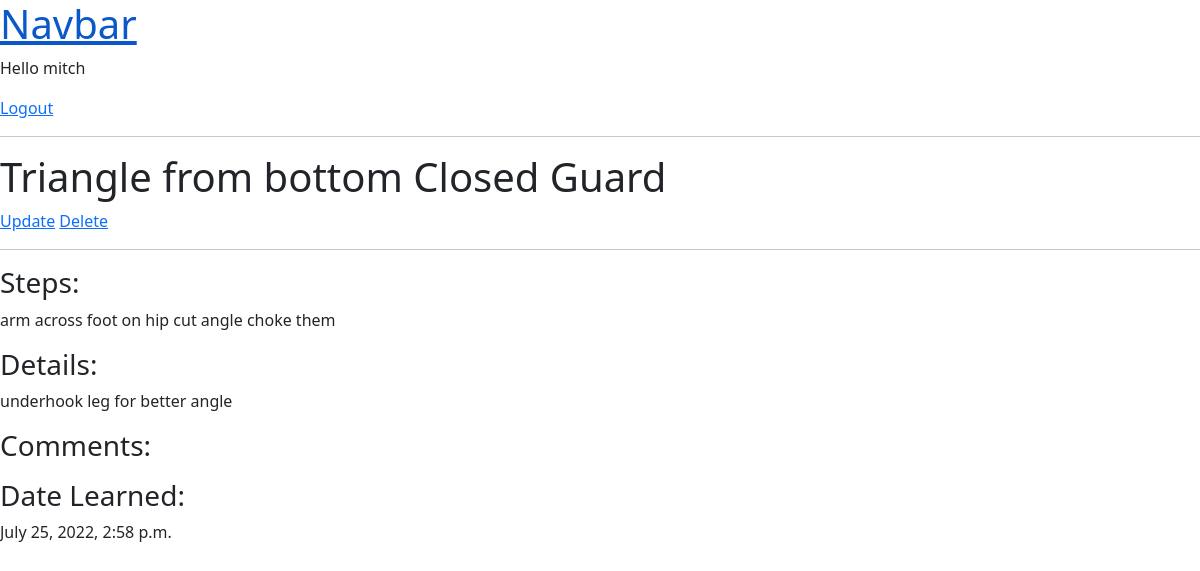
The app's page /technique/e016e663-fab6-436f-966a-5c0b063db1c3/ (signed in), older data.
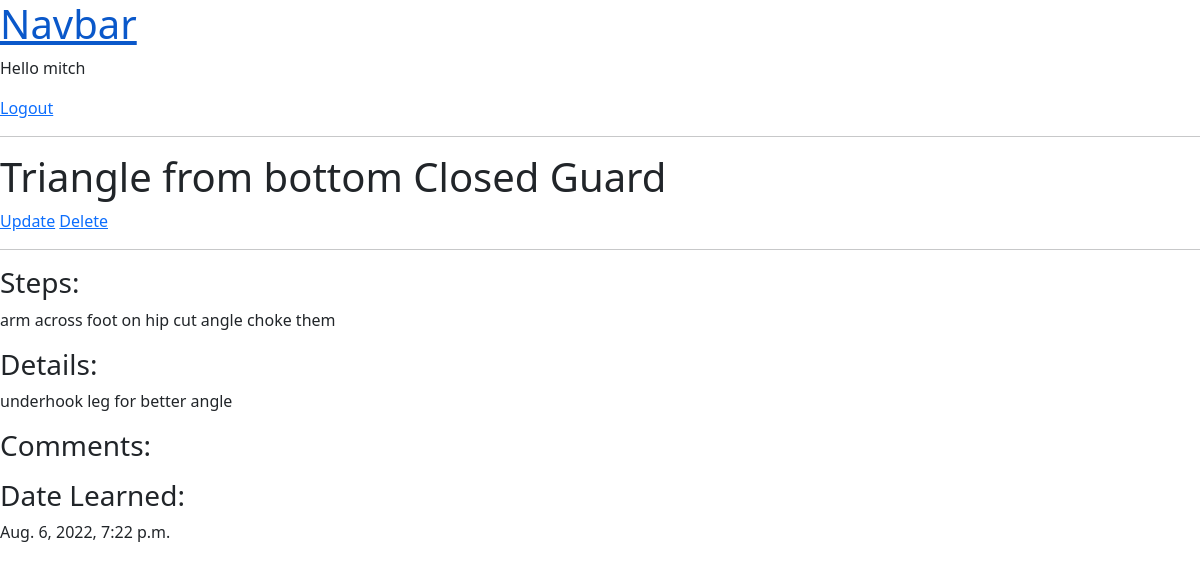
The same page, newer data.
### bjjtracker/models.py (models this page shows, shortened)
class Technique(models.Model):
    TOP_BOTTOM = (
        ('top', 'top'),
        ('bottom', 'bottom'),
    )
    name = models.CharField(max_length=100)
    position = models.ForeignKey(Position, on_delete=models.CASCADE)
    topBottom = models.CharField(max_length=10, choices=TOP_BOTTOM, blank=True)
    tags = models.ManyToManyField('Tag', blank=True)
    date = models.DateTimeField(auto_now=True)
    steps = models.TextField(null=True, blank=True)
    details = models.TextField(null=True, blank=True)
    comments = models.TextField(null=True, blank=True)
    video = models.FileField(null=True, blank=True)
    id = models.UUIDField(default=uuid.uuid4, unique=True, primary_key=True, editable=False)

class Position(models.Model):
    name = models.CharField(primary_key=True, max_length=100)
    concepts = models.TextField(null=True, blank=True)
    def __str__(self):
        return self.name

### bjjtracker/views.py (the view)
# urls.py: path('technique/<str:pk>/', views.techniqueView, name='technique'),
@login_required(login_url='login')
def techniqueView(request, pk):
    technique = Technique.objects.get(id=pk)
    context = {'technique': technique}
    return render(request, 'bjjtracker/technique.html', context)

### bjjtracker/templates/bjjtracker/technique.html (shortened to what this page needs)
{% extends 'main.html' %}
{% block content %}
<div>
    <div>
        <h1>{{ technique.name }} from {{ technique.topBottom}} {{ technique.position }}</h1>
        <a href="{% url 'update-technique' technique.id %}">Update</a>
        <a href="{% url 'delete-technique' technique.id %}">Delete</a>
        <hr>
    </div>
    <div>
        <h3>Steps:</h3>
        <p>{{ technique.steps }}</p>
        <h3>Details:</h3>
        <p>{{ technique.details }}</p>
        <h3>Comments:</h3>
        <h3>Date Learned:</h3>
        <p>{{ technique.date }}</p>
    </div>
</div>
{% endblock %}

Row changes from the older to the newer data that the page shows:
changed Technique "Triangle": date "July 25, 2022, 2:58 p.m." → "Aug. 6, 2022, 7:22 p.m."
